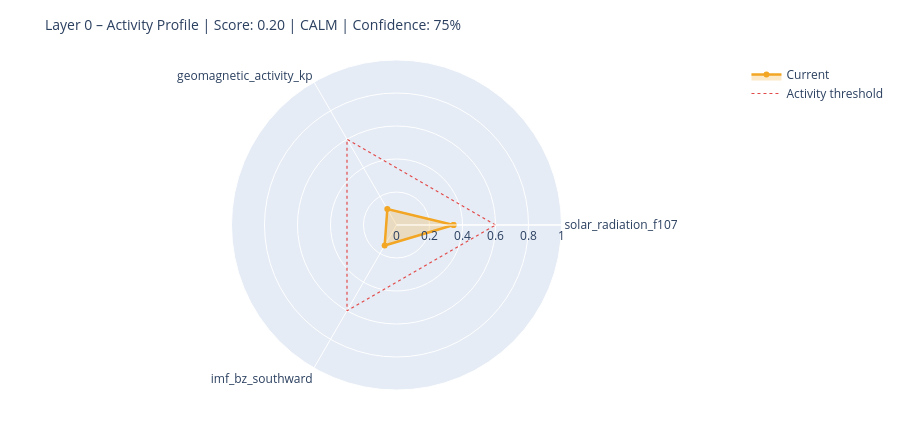

Source (notebook cell):
### Markdown cell above
---
## 6. State Assessment & Handoff to Layer 1

### Code cell
# ============================================================
# STEP 1 – Collect raw values with source modes
# Mode: 'primary' | 'fallback_3h' | 'last_valid' | 'missing'
# ============================================================

def safe_last(df, col):
    if df is None or col not in df.columns: return None
    s = df[col].dropna()
    return float(s.iloc[-1]) if not s.empty else None

f107_now = safe_last(df_f107, 'f10.7')
bz_now   = safe_last(df_mag,  'bz_gsm')
kp_now   = safe_last(df_kp,   'kp')
sw_now   = safe_last(df_sw,   'speed')

source_modes = {
    'F10.7':    'primary'  if f107_now is not None else 'missing',
    'Kp':       'primary'  if kp_now   is not None else 'missing',
    'IMF_Bz':   'primary'  if bz_now   is not None else 'missing',
    'SW_speed': 'primary'  if sw_now   is not None else 'missing',
}

# Kp Fallback – 3h endpoint
if kp_now is None:
    try:
        r = requests.get(
            'https://services.swpc.noaa.gov/json/noaa-planetary-k-index.json',
            timeout=10)
        r.raise_for_status()
        fb = pd.DataFrame(r.json())
        tc = next((c for c in fb.columns if 'time' in c.lower()), fb.columns[0])
        kc = next((c for c in fb.columns if 'kp' in c.lower() and c != tc), None)
        if kc:
            fb[kc] = fb[kc].astype(str).str.extract(r'([0-9]+(?:\.[0-9]*)?)')[0]
            fb[kc] = pd.to_numeric(fb[kc], errors='coerce')
            fb = fb[fb[kc] >= 0].dropna(subset=[kc])
            if not fb.empty:
                kp_now = float(fb[kc].iloc[-1])
                source_modes['Kp'] = 'fallback_3h'
                print(f'  Kp fallback (3h): {kp_now:.1f}')
    except Exception as e:
        print(f'  Kp fallback failed: {e}')

# Solar Wind Fallback – last valid value
if sw_now is None and df_sw is not None and 'speed' in df_sw.columns:
    s = df_sw['speed'].dropna()
    if not s.empty:
        sw_now = float(s.iloc[-1])
        source_modes['SW_speed'] = 'last_valid'
        print(f'  SW fallback (last_valid): {sw_now:.0f} km/s')

print()
print('Source modes:', source_modes)

# ============================================================
# STEP 2 – Score from available components only
# ============================================================

def norm(v, lo, hi):
    if v is None: return None
    return max(0.0, min(1.0, (v - lo) / (hi - lo)))

COMPONENTS = {
    'solar_radiation_f107':    (f107_now, norm(f107_now, 60, 250)),
    'geomagnetic_activity_kp': (kp_now,   norm(kp_now,   0,   9)),
    'imf_bz_southward':        (bz_now,   norm(-(bz_now or 0) if bz_now else None, -5, 30)
                                           if bz_now is not None else None),
    'solar_wind_speed':        (sw_now,   norm(sw_now, 300, 800)),
}

available   = {k: v[1] for k, v in COMPONENTS.items() if v[1] is not None}
unavailable = [k for k, v in COMPONENTS.items() if v[1] is None]

layer0_score = round(sum(available.values()) / len(available), 4) if available else None
confidence   = round(len(available) / len(COMPONENTS), 2)

level = ('unknown'  if layer0_score is None
         else 'calm'     if layer0_score < 0.3
         else 'moderate' if layer0_score < 0.6
         else 'active')

# ============================================================
# STEP 3 – Dominant Driver
# ============================================================

def dominant_driver(kp, f107, bz, sw):
    candidates = []
    if kp   is not None and kp   >= 4:   candidates.append(('geomagnetic',    kp / 9))
    if sw   is not None and sw   >= 500:  candidates.append(('solar_wind',     sw / 800))
    if bz   is not None and bz   <= -5:   candidates.append(('imf_southward',  abs(bz) / 30))
    if f107 is not None and f107 >= 150:  candidates.append(('solar_radiation',f107 / 250))
    return max(candidates, key=lambda x: x[1])[0] if candidates else 'none'

driver = dominant_driver(kp_now, f107_now, bz_now, sw_now)

# ============================================================
# STEP 4 – Downstream expectations
# ============================================================

def downstream_expectation(driver, score, kp, bz, f107):
    exp = {
        'magnetosphere':        'calm',
        'ionosphere':           'calm',
        'schumann_resonance':   'unchanged',
        'lithosphere_currents': 'low',
    }
    if driver == 'geomagnetic' or (kp and kp >= 5):
        exp['magnetosphere']        = 'compressed / storm'
        exp['ionosphere']           = 'elevated disturbance (TEC variability)'
        exp['schumann_resonance']   = 'elevated amplitude possible'
        exp['lithosphere_currents'] = 'elevated induction currents'
    elif driver == 'imf_southward' or (bz and bz <= -5):
        exp['magnetosphere']        = 'energy coupling active'
        exp['ionosphere']           = 'elevated electron density possible'
        exp['schumann_resonance']   = 'slight modulation possible'
    elif driver == 'solar_radiation' or (f107 and f107 >= 150):
        exp['ionosphere']           = 'elevated ionization (F-layer)'
        exp['schumann_resonance']   = 'slightly elevated background activity'
    return exp

downstream = downstream_expectation(driver, layer0_score, kp_now, bz_now, f107_now)

# ============================================================
# CONSOLE OUTPUT
# ============================================================

W = 58
print('=' * W)
print('LAYER 0 – STATE ASSESSMENT')
print('=' * W)
for name, (raw_v, score_v) in COMPONENTS.items():
    if score_v is not None:
        bar = '█' * int(score_v * 20) + '░' * (20 - int(score_v * 20))
        print(f'  {name:<35}  {bar}  {score_v:.2f}')
    else:
        print(f'  {name:<35}  {"─" * 20}  n/a')
print('-' * W)
print(f'  Score ({len(available)}/{len(COMPONENTS)} components):  {layer0_score:.3f}')
print(f'  Confidence:         {confidence:.0%}')
print(f'  Level:              {level.upper()}')
print(f'  Dominant Driver:    {driver}')

# Radar chart
cats = list(available.keys())
vals = list(available.values())
if len(cats) >= 3:
    fig = go.Figure()
    fig.add_trace(go.Scatterpolar(
        r=vals + [vals[0]], theta=cats + [cats[0]],
        fill='toself', fillcolor='rgba(242,166,35,0.25)',
        line=dict(color='#F2A623', width=2.5), name='Current'
    ))
    fig.add_trace(go.Scatterpolar(
        r=[0.6] * (len(cats) + 1), theta=cats + [cats[0]],
        line=dict(color='#E24B4A', dash='dot', width=1.2),
        mode='lines', name='Activity threshold'
    ))
    fig.update_layout(
        title=dict(text=f'Layer 0 – Activity Profile | Score: {layer0_score:.2f} | {level.upper()} | Confidence: {confidence:.0%}',
                   font=dict(size=14)),
        polar=dict(radialaxis=dict(visible=True, range=[0, 1])),
        height=430, showlegend=True,
        margin=dict(l=60, r=60, t=60, b=40)
    )
    fig.show()

### Figure 1 — Plotly figure (JSON) as saved in the notebook; plotly's stock layout.template omitted (floating-point values rounded to 4 significant figures)
{"data": [{"fill": "toself", "fillcolor": "rgba(242,166,35,0.25)", "line": {"color": "#F2A623", "width": 2.5}, "name": "Current", "r": [0.3457, 0.1111, 0.1434, 0.3457], "theta": ["solar_radiation_f107", "geomagnetic_activity_kp", "imf_bz_southward", "solar_radiation_f107"], "type": "scatterpolar"}, {"line": {"color": "#E24B4A", "dash": "dot", "width": 1.2}, "mode": "lines", "name": "Activity threshold", "r": [0.6, 0.6, 0.6, 0.6], "theta": ["solar_radiation_f107", "geomagnetic_activity_kp", "imf_bz_southward", "solar_radiation_f107"], "type": "scatterpolar"}], "layout": {"height": 430, "margin": {"b": 40, "l": 60, "r": 60, "t": 60}, "polar": {"radialaxis": {"range": [0, 1], "visible": true}}, "showlegend": true, "title": {"font": {"size": 14}, "text": "Layer 0 – Activity Profile | Score: 0.20 | CALM | Confidence: 75%"}}}
